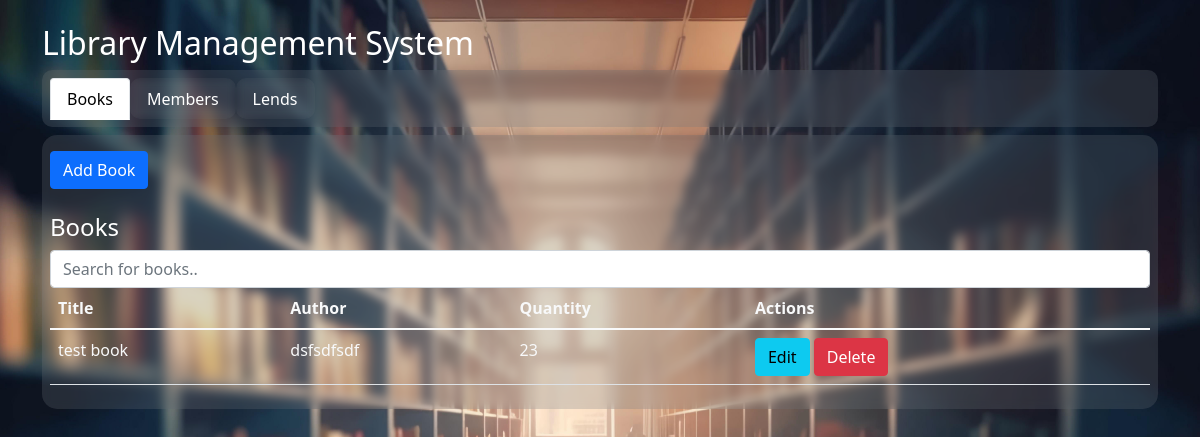
Before: / with the older database file.
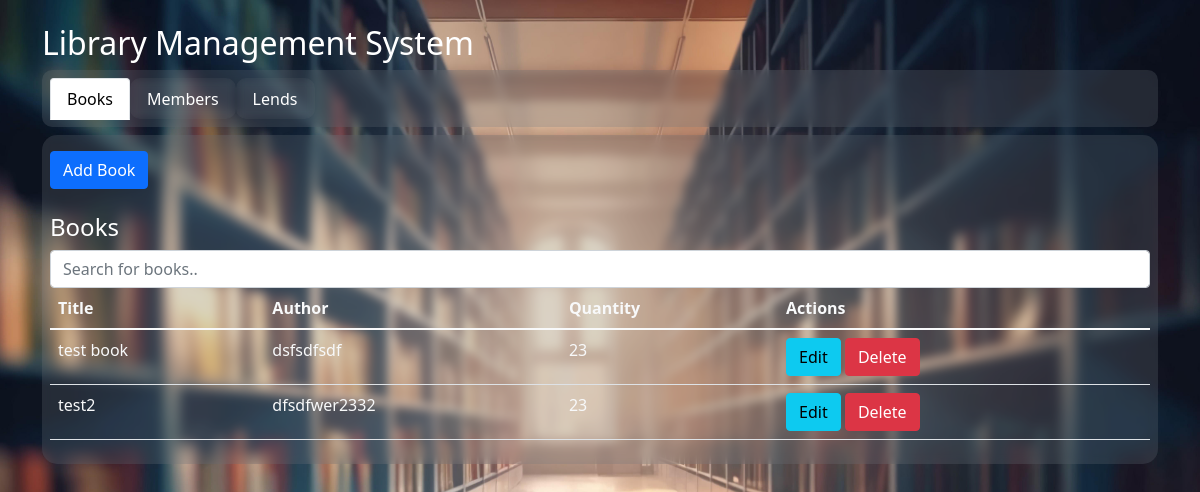
After: the same page with the newer database file.
### main.py (models this page shows, shortened)
class Book(db.Model):
    id = db.Column(db.Integer, primary_key=True)
    title = db.Column(db.String(80), nullable=False)
    author = db.Column(db.String(80), nullable=False)
    quantity = db.Column(db.Integer, default=1)

### main.py (the view)
@app.route('/')
def index():
    books = Book.query.all()
    members = Member.query.all()
    lends = Lend.query.all()
    return render_template("index.html", books=books, members=members, lends=lends)

### templates/index.html (shortened to what this page needs)
{% extends "layouts/layout.html" %} {% block content %}
<ul
  class="nav nav-tabs border-0 mb-2 p-2 bg-secondary bg-opacity-25"
  id="myTab"
  role="tablist"
>
  <li class="nav-item" role="presentation">
    <button
      aria-controls="home"
      aria-selected="true"
      class="nav-link text-white active"
      data-bs-target="#home"
      data-bs-toggle="tab"
      id="home-tab"
      role="tab"
      type="button"
    >
      Books
    </button>
  </li>
  <li class="nav-item" role="presentation">
    <button
      aria-controls="profile"
      aria-selected="false"
      class="nav-link text-white"
      data-bs-target="#profile"
      data-bs-toggle="tab"
      id="profile-tab"
      role="tab"
      type="button"
    >
      Members
    </button>
  </li>
  <li class="nav-item" role="presentation">
    <button
      aria-controls="contact"
      aria-selected="false"
      class="nav-link text-white"
      data-bs-target="#contact"
      data-bs-toggle="tab"
      id="contact-tab"
      role="tab"
      type="button"
    >
      Lends
    </button>
  </li>
</ul>
<div class="tab-content bg-secondary bg-opacity-25 p-2" id="myTabContent">
  <div
    aria-labelledby="home-tab"
    class="tab-pane fade show active"
    id="home"
    role="tabpanel"
  >
    {% include "createBookModal.html" %}
    <h4 class="mt-4 text-white">Books</h4>
    <input
      type="text"
      id="book_input"
      onkeyup="book_search()"
      placeholder="Search for books.."
      class="form-control"
    />
    <table class="table text-light" id="book_table">
      <thead>
        <tr>
          <th>Title</th>
          <th>Author</th>
          <th>Quantity</th>
          <th>Actions</th>
        </tr>
      </thead>
      <tbody>
        {% for book in books %}
        <tr>
          <td>{{ book.title }}</td>
          <td>{{ book.author }}</td>
          <td>{{ book.quantity }}</td>
          <td>
            <a
              class="btn btn-info"
              href="{{ url_for('edit_book', book_id=book.id) }}"
              >Edit</a
            >
            <form
              action="{{ url_for('delete_book', book_id=book.id) }}"
              method="POST"
              style="display: inline-block"
            >
              <button class="btn btn-danger" type="submit">Delete</button>
            </form>
          </td>
        </tr>
        {% endfor %}
      </tbody>
    </table>
  </div>
</div>
{% endblock %}

### templates/layouts/layout.html (shortened to what this page needs)
<!DOCTYPE html>
<html lang="en">
<head>
    <link href="https://cdn.jsdelivr.net/npm/bootstrap@5.1.3/dist/css/bootstrap.min.css"
 rel="stylesheet">
</head>
<body>
<div class="container">
    <h2 class="mt-4 text-white">Library Management System</h2>
    {% block content %}
    {% endblock %}
</div>
</body>
</html>

### templates/createBookModal.html (shortened to what this page needs)
{% extends "layouts/modal.html" %}
{% block button %}Add Book{% endblock %}
{% block modal_id %}add_book{% endblock %}

### templates/layouts/modal.html (shortened to what this page needs)
<button type="button" class="btn btn-primary mt-2" data-bs-toggle="modal" data-bs-target="#{% block modal_id %}{% endblock %}">
  {% block button %}{% endblock %}
</button>

### templates/createMemberModal.html (shortened to what this page needs)
{% extends "layouts/modal.html" %}

### templates/createLendModal.html (shortened to what this page needs)
{% extends "layouts/modal.html" %}

Changed rows visible on the page:
added Book: title "test2", author "dfsdfwer2332", quantity "23"
